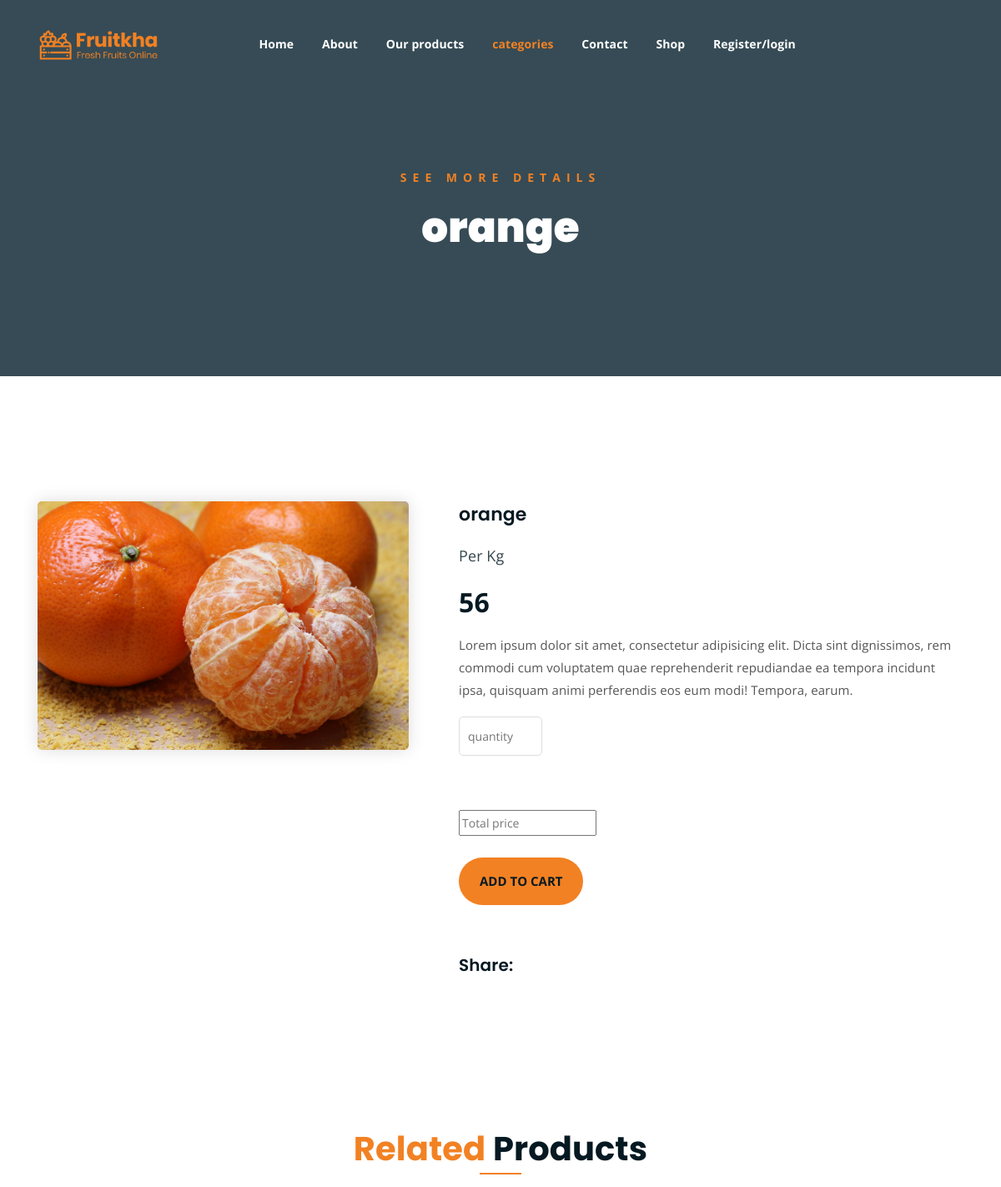
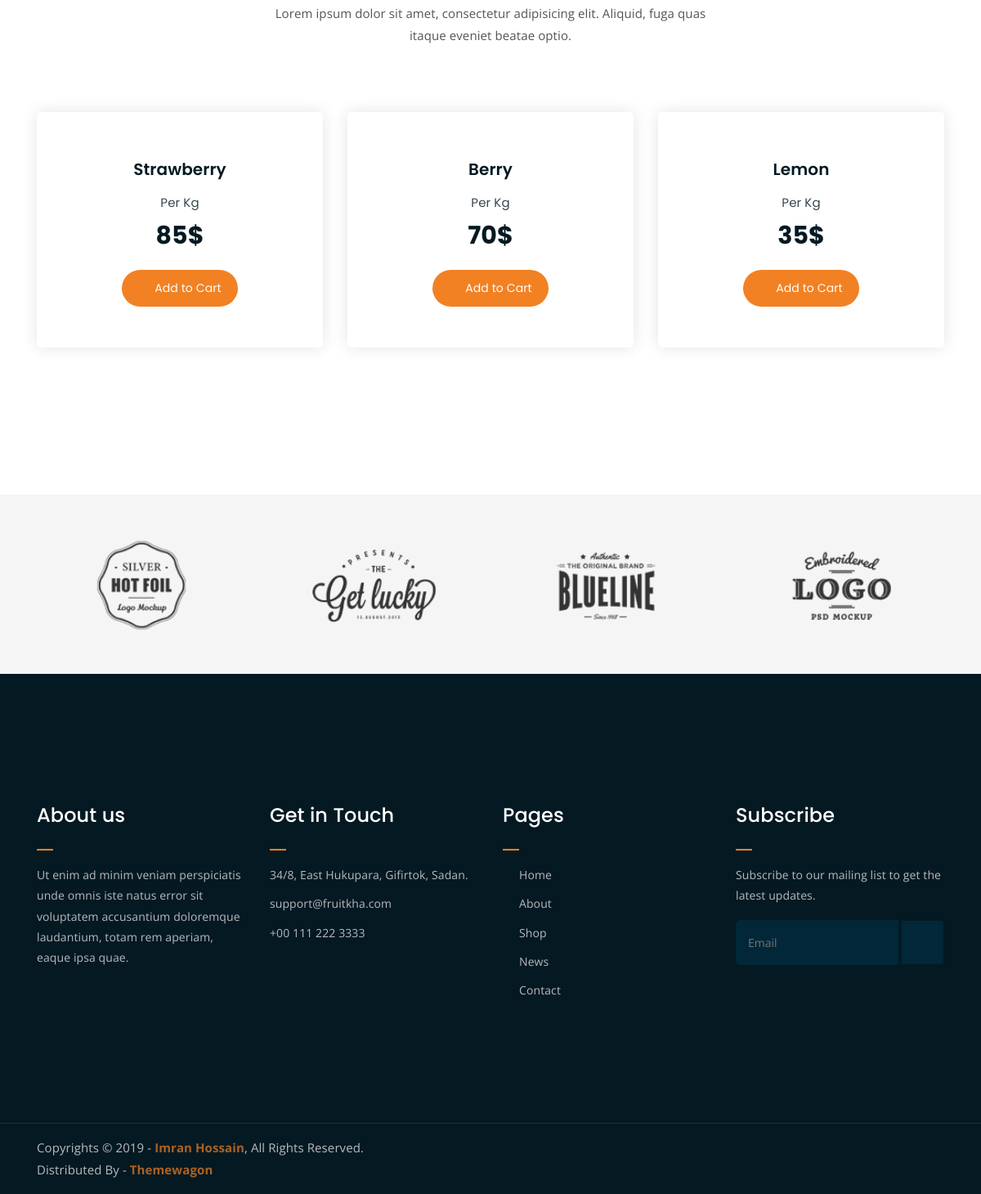
The app's page /single_product/5/ with its own data (2 pictures, top to bottom).
### Backend/models.py (models this page shows)
class productdb(models.Model):
    CATEGORY=models.CharField(max_length=100,null=True,blank=True)
    PRODUCTNAME = models.CharField(max_length=100, null=True, blank=True)
    PRODUCTPRICE = models.IntegerField( null=True, blank=True)
    PRODUCTDESCRIPTION = models.CharField(max_length=100, null=True, blank=True)
    PRODUCTIMAGE = models.ImageField(upload_to="productimages", null=True, blank=True)

### Webapp/views.py (the view)
# urls.py: path('single_product/<int:pro_id>/', views.single_product, name="single_product"),
def single_product(request,pro_id):
    cat = categorydb.objects.all()
    data=productdb.objects.get(id=pro_id)
    return render(request,"single_product.html",{'data':data,'category':cat})

### Webapp/templates/single_product.html (shortened to what this page needs)
<!DOCTYPE html>
{% load static %}
<html lang="en">
<head>
	<link rel="stylesheet" href="{% static 'assets/css/all.min.css' %}">
	<link rel="stylesheet" href="{% static 'assets/bootstrap/css/bootstrap.min.css' %}">
	<link rel="stylesheet" href="{% static 'assets/css/owl.carousel.css' %}">
	<link rel="stylesheet" href="{% static 'assets/css/magnific-popup.css' %}">
	<link rel="stylesheet" href="{% static 'assets/css/animate.css' %}">
	<link rel="stylesheet" href="{% static 'assets/css/meanmenu.min.css' %}">
	<link rel="stylesheet" href="{% static 'assets/css/main.css' %}">
	<link rel="stylesheet" href="{% static 'assets/css/responsive.css' %}">
</head>
<body>
	<div class="top-header-area" id="sticker">
		<div class="container">
			<div class="row">
				<div class="col-lg-12 col-sm-12 text-center">
					<div class="main-menu-wrap">
						<div class="site-logo">
							<a href="index.html">
								<img src="{% static 'assets/img/logo.png' %}" alt="">
							</a>
						</div>
						<nav class="main-menu">
							<ul>
								<li ><a href="{% url 'home' %}">Home</a>
								</li>
								<li><a href="{% url 'About' %}">About</a></li>
								<li ><a href="{% url 'products' %}">Our products</a></li>
								<li class="current-list-item"><a href="#">categories</a>
								</li>
								<li><a href="{% url 'Contact' %}">Contact</a></li>
								<li><a href="#">Shop</a>
								</li>
								{% if request.session.REGISTERNAME %}
								<li><a href="{% url 'user_logout' %}">Welcome {{request.session.REGISTERNAME}}/logout</a></li>
								{% else %}
								<li><a href="{% url 'registration_page' %}">Register/login</a></li>
								{% endif %}
								<li>
									<div class="header-icons">
										<a class="shopping-cart"  href="{% url 'cart_page' %}"><i class="fas fa-shopping-cart"></i></a>
										<a class="mobile-hide search-bar-icon" href="#"><i class="fas fa-search"></i></a>
									</div>
								</li>
							</ul>
						</nav>
					</div>
				</div>
			</div>
		</div>
	</div>
	<div class="breadcrumb-section breadcrumb-bg">
		<div class="container">
			<div class="row">
				<div class="col-lg-8 offset-lg-2 text-center">
					<div class="breadcrumb-text">
						<p>See more Details</p>
						<h1>{{data.PRODUCTNAME}}</h1>
					</div>
				</div>
			</div>
		</div>
	</div>
	<div class="single-product mt-150 mb-150">
		<div class="container">
			<div class="row">
				<div class="col-md-5">
					<div class="single-product-img">
						<img src="{{data.PRODUCTIMAGE.url}}" alt="">
					</div>
				</div>
				<div class="col-md-7">
					<div class="single-product-content">
						<h3>{{data.PRODUCTNAME}}</h3>
						<p class="single-product-pricing"><span>Per Kg</span> {{data.PRODUCTPRICE}}</p>
						<p>Lorem ipsum dolor sit amet, consectetur adipisicing elit. Dicta sint dignissimos, rem commodi cum voluptatem quae reprehenderit repudiandae ea tempora incidunt ipsa, quisquam animi perferendis eos eum modi! Tempora, earum.</p>
						<div class="single-product-form">
							<form  method="post" action="{% url 'save_cart' %}">
								<input type="number"  placeholder="quantity" min="1" id="qty" name="quantity" ><br>
								<input type="hidden" placeholder="price" min="1" id="price" value={{data.PRODUCTPRICE}} name="productprice" ><br><br>
								<input type="text" placeholder="Total price" id="total" name="totalprice"><br><br>
								<input type="submit" value="add to cart">
							</form><br>
						</div>
						<h4>Share:</h4>
						<ul class="product-share">
							<li><a href=""><i class="fab fa-facebook-f"></i></a></li>
							<li><a href=""><i class="fab fa-twitter"></i></a></li>
							<li><a href=""><i class="fab fa-google-plus-g"></i></a></li>
							<li><a href=""><i class="fab fa-linkedin"></i></a></li>
						</ul>
					</div>
				</div>
			</div>
		</div>
	</div>
	<div class="more-products mb-150">
		<div class="container">
			<div class="row">
				<div class="col-lg-8 offset-lg-2 text-center">
					<div class="section-title">
						<h3><span class="orange-text">Related</span> Products</h3>
						<p>Lorem ipsum dolor sit amet, consectetur adipisicing elit. Aliquid, fuga quas itaque eveniet beatae optio.</p>
					</div>
				</div>
			</div>
			<div class="row">
				<div class="col-lg-4 col-md-6 text-center">
					<div class="single-product-item">
						<div class="product-image">
						</div>
						<h3>Strawberry</h3>
						<p class="product-price"><span>Per Kg</span> 85$ </p>
						<a href="cart.html" class="cart-btn"><i class="fas fa-shopping-cart"></i> Add to Cart</a>
					</div>
				</div>
				<div class="col-lg-4 col-md-6 text-center">
					<div class="single-product-item">
						<div class="product-image">
						</div>
						<h3>Berry</h3>
						<p class="product-price"><span>Per Kg</span> 70$ </p>
						<a href="cart.html" class="cart-btn"><i class="fas fa-shopping-cart"></i> Add to Cart</a>
					</div>
				</div>
				<div class="col-lg-4 col-md-6 offset-lg-0 offset-md-3 text-center">
					<div class="single-product-item">
						<div class="product-image">
						</div>
						<h3>Lemon</h3>
						<p class="product-price"><span>Per Kg</span> 35$ </p>
						<a href="cart.html" class="cart-btn"><i class="fas fa-shopping-cart"></i> Add to Cart</a>
					</div>
				</div>
			</div>
		</div>
	</div>
	<div class="logo-carousel-section">
		<div class="container">
			<div class="row">
				<div class="col-lg-12">
					<div class="logo-carousel-inner">
						<div class="single-logo-item">
							<img src="{% static 'assets/img/company-logos/1.png' %}" alt="">
						</div>
						<div class="single-logo-item">
							<img src="{% static 'assets/img/company-logos/2.png' %}" alt="">
						</div>
						<div class="single-logo-item">
							<img src="{% static 'assets/img/company-logos/3.png' %}" alt="">
						</div>
						<div class="single-logo-item">
							<img src="{% static 'assets/img/company-logos/4.png' %}" alt="">
						</div>
					</div>
				</div>
			</div>
		</div>
	</div>
	<div class="footer-area">
		<div class="container">
			<div class="row">
				<div class="col-lg-3 col-md-6">
					<div class="footer-box about-widget">
						<h2 class="widget-title">About us</h2>
						<p>Ut enim ad minim veniam perspiciatis unde omnis iste natus error sit voluptatem accusantium doloremque laudantium, totam rem aperiam, eaque ipsa quae.</p>
					</div>
				</div>
				<div class="col-lg-3 col-md-6">
					<div class="footer-box get-in-touch">
						<h2 class="widget-title">Get in Touch</h2>
						<ul>
							<li>34/8, East Hukupara, Gifirtok, Sadan.</li>
							<li>support@fruitkha.com</li>
							<li>+00 111 222 3333</li>
						</ul>
					</div>
				</div>
				<div class="col-lg-3 col-md-6">
					<div class="footer-box pages">
						<h2 class="widget-title">Pages</h2>
						<ul>
							<li><a href="index.html">Home</a></li>
							<li><a href="about.html">About</a></li>
							<li><a href="services.html">Shop</a></li>
							<li><a href="news.html">News</a></li>
							<li><a href="contact.html">Contact</a></li>
						</ul>
					</div>
				</div>
				<div class="col-lg-3 col-md-6">
					<div class="footer-box subscribe">
						<h2 class="widget-title">Subscribe</h2>
						<p>Subscribe to our mailing list to get the latest updates.</p>
						<form action="index.html">
							<input type="email" placeholder="Email">
							<button type="submit"><i class="fas fa-paper-plane"></i></button>
						</form>
					</div>
				</div>
			</div>
		</div>
	</div>
	<div class="copyright">
		<div class="container">
			<div class="row">
				<div class="col-lg-6 col-md-12">
					<p>Copyrights &copy; 2019 - <a href="https://imransdesign.com/">Imran Hossain</a>,  All Rights Reserved.<br>
						Distributed By - <a href="https://themewagon.com/">Themewagon</a>
					</p>
				</div>
				<div class="col-lg-6 text-right col-md-12">
					<div class="social-icons">
						<ul>
							<li><a href="#" target="_blank"><i class="fab fa-facebook-f"></i></a></li>
							<li><a href="#" target="_blank"><i class="fab fa-twitter"></i></a></li>
							<li><a href="#" target="_blank"><i class="fab fa-instagram"></i></a></li>
							<li><a href="#" target="_blank"><i class="fab fa-linkedin"></i></a></li>
							<li><a href="#" target="_blank"><i class="fab fa-dribbble"></i></a></li>
						</ul>
					</div>
				</div>
			</div>
		</div>
	</div>
</body>
</html>

### records on screen
productdb: PRODUCTNAME "orange", PRODUCTIMAGE (picture), PRODUCTPRICE "56"
